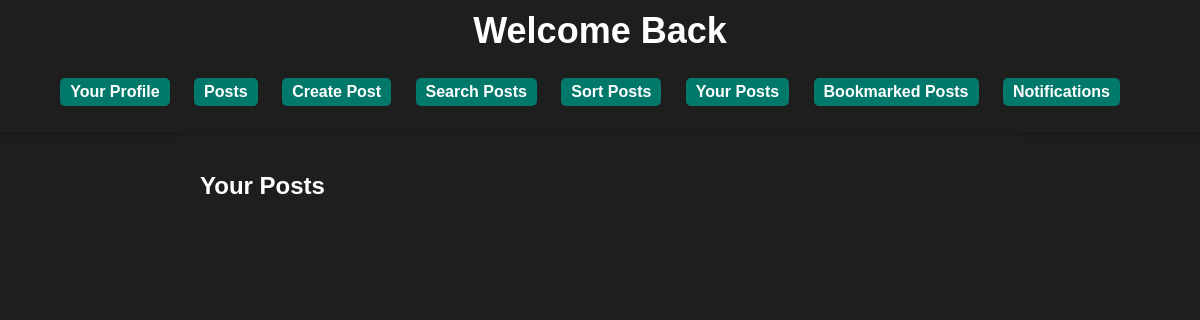
The page /users/teertho/posts/own/ (signed in) on the database as committed earlier.
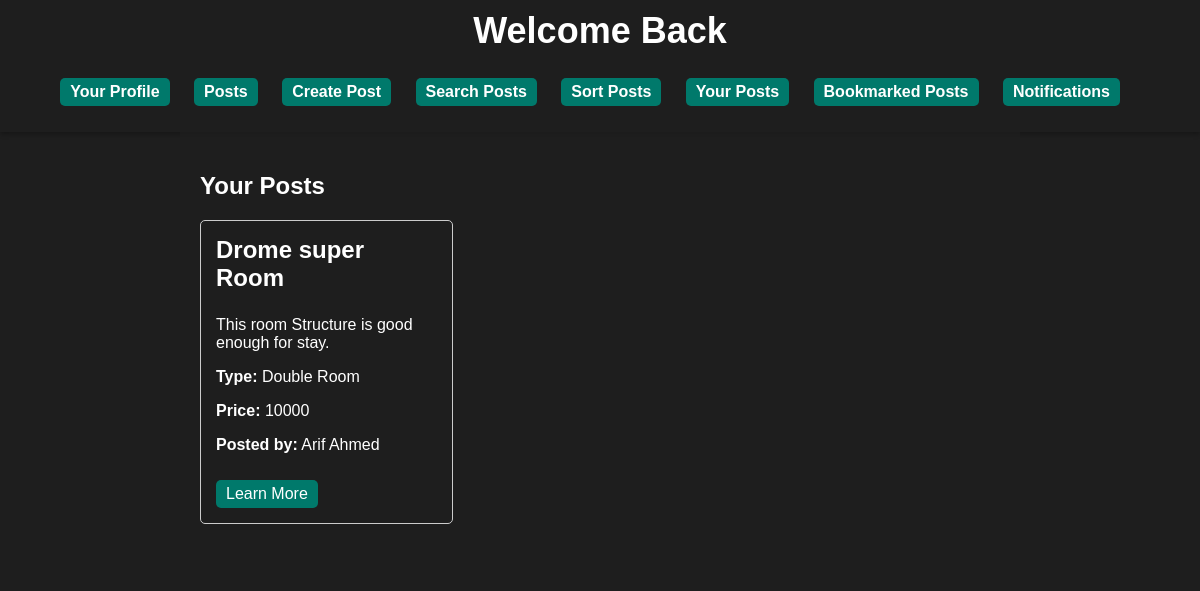
The same page on the database as committed later.
### users/models.py (models this page shows)
class DormRoom(models.Model):
    title = models.CharField(max_length=255)
    content = models.TextField()
    popularity = models.IntegerField(default=0)
    type = models.CharField(max_length=50)
    price = models.CharField(max_length=20)
    link = models.URLField(max_length=200, null=True)
    posted_by = models.ForeignKey(Register, on_delete=models.CASCADE, related_name='posted')
    comments = models.ManyToManyField(Comment, blank=True)
    bookmarked_by = models.ManyToManyField(Register, blank=True, related_name='bookmarked')

class Register(models.Model):
    username=models.CharField(max_length=30)
    email=models.EmailField()
    password=models.CharField(max_length=100)
    nid=models.IntegerField()

### users/views.py (the view)
# urls.py: path('<str:username>/posts/own/', views.own_posts, name='own_posts'),
def own_posts(request, username):
    username = request.session.get('username')
    user = get_object_or_404(Register, username=username)
    posts = DormRoom.objects.filter(posted_by = user)
    return render(request, 'own_posts.html', {'details' : posts, 'username' : username})

### users/templates/own_posts.html
{% extends "profile_base.html" %}
{% block content %}
<body style="background-image: url('/static/bg8.gif'); background-size: cover;">
    <h2>Your Posts</h2>
    <div class="room-grid">
        {% for room in details %}
            <div class="room-card">
                <h3>{{ room.title }}</h3>
                <p style="
                    display: -webkit-box;
                    -webkit-line-clamp: 4;
                    -webkit-box-orient: vertical;
                    overflow: hidden;">{{ room.content }}</p>
                <p><strong>Type:</strong> {{ room.type }}</p>
                <p><strong>Price:</strong> {{ room.price }}</p>
                <p><strong>Posted by:</strong> {{room.posted_by.username}}</p>
                <a href="{{ room.link }}" target="_blank">Learn More</a>
            </div>
        {% endfor %}
    </div>
</body>
{% endblock %}

Rows that differ between the two databases and show on the page:
added DormRoom: title "Drome super Room", content "This room Structure is good enough for stay.", type "Double Room", price "10000", posted_by.username "Arif Ahmed"
